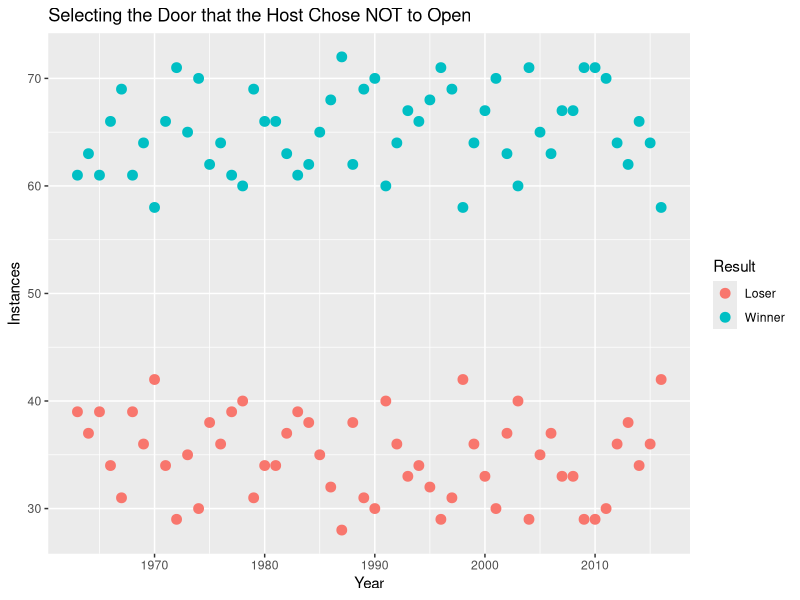

Here is the R script that generated this plot:
## ---- chunk 1
library(ggplot2)
library(reshape2)

the_big_deal <- function(x) {
  z <- 100
  #randomly places the "winning" door for z number of simulations
  door_options <- lapply(1:z, function(i) {
    data.frame(sample(c("Winner", "Loser", "Loser"), 3, replace = FALSE))
  })
  
  #the contestant always chooses door 1, leaving the other 2 for Monty to choose from
  montys_options <- lapply(1:z, function(i) {
    data.frame(door_options[[i]][2:3, ])
  })
  
  #Monty always has to open an "Loser" door, leaving either another "Loser" door or the "Winner"
  remaining_option <- lapply(1:z, function(i) {
    if(montys_options[[i]][1, ] == "Loser") {
      data.frame(montys_options[[i]][2, ])
    } else {
      data.frame(montys_options[[i]][1, ])
    }
  })
  remaining_option <- data.frame(remaining_option)
  
  #the % of simulations where the "Winner" door is left as the alternative to the door that Monty opened
  results <- melt(table(unlist(remaining_option)))
}


y <- c(1:54)
output <- do.call("rbind", lapply(y, function(x) the_big_deal(x)))

colnames(output) <- c("Result", "Instances")
output$Year <- rep(1963:2016, each = 2)

ggplot(output, aes(x = Year, y = Instances, color = Result)) + 
  geom_point(size = 3) +
  labs(title = "Selecting the Door that the Host Chose NOT to Open")

## ---- chunk 2
sum(output[output$Result == "Winner", ]$Instances) / sum(output$Instances)
